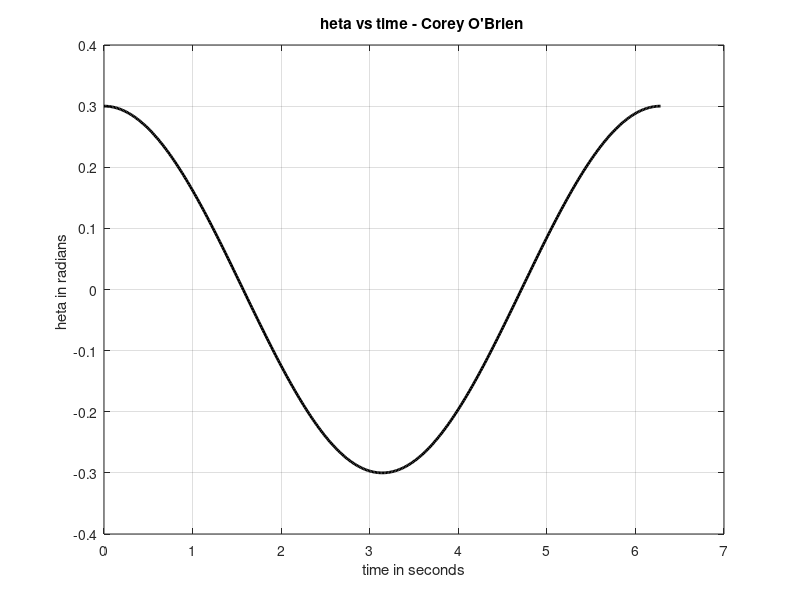

Write the MATLAB code that produced this figure.
theta_0 = 0.3; %rad
theta_dot_0 = 0; %rad/s
omega_n = 1; %rad/s

period = (2 * pi) / omega_n;

t = linspace(0,period,400);
theta = sqrt(theta_0^2 + theta_dot_0^2/omega_n^2) * cos(omega_n.*t + atan2(-theta_dot_0,omega_n*theta_0));

plot(t,theta,'k','linewidth',2);
xlabel("time in seconds");
ylabel("\theta in radians");
title("\theta vs time - Corey O'Brien");
grid on
